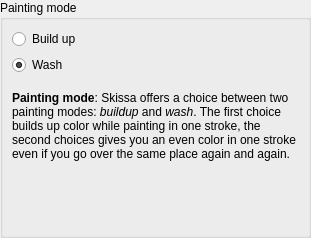
<?xml version="1.0" encoding="utf-8"?>
<ui version="4.0">
 <author>
    SPDX-FileCopyrightText: none
    SPDX-License-Identifier: GPL-3.0-or-later
  </author>
 <class>WdgIncremental</class>
 <widget class="QWidget" name="WdgIncremental">
  <property name="geometry">
   <rect>
    <x>0</x>
    <y>0</y>
    <width>311</width>
    <height>238</height>
   </rect>
  </property>
  <layout class="QVBoxLayout" name="verticalLayout">
   <property name="margin">
    <number>0</number>
   </property>
   <item>
    <widget class="QGroupBox" name="grpIncremental">
     <property name="title">
      <string>Painting mode</string>
     </property>
     <property name="checkable">
      <bool>false</bool>
     </property>
     <property name="checked">
      <bool>false</bool>
     </property>
     <layout class="QGridLayout" name="gridLayout_2">
      <item column="0" row="0">
       <widget class="QRadioButton" name="radioBuildup">
        <property name="text">
         <string>Build up</string>
        </property>
       </widget>
      </item>
      <item column="0" row="1">
       <widget class="QRadioButton" name="radioWash">
        <property name="text">
         <string>Wash</string>
        </property>
        <property name="checked">
         <bool>true</bool>
        </property>
       </widget>
      </item>
      <item column="0" row="3">
       <widget class="QLabel" name="label">
        <property name="toolTip">
         <string>&lt;html&gt;
&lt;p&gt;&lt;b&gt;Note:&lt;/b&gt; this is the same thing as the &quot;incremental&quot; option in the Krita 1.6 freehand tool options.&lt;/p&gt;&lt;/html&gt;</string>
        </property>
        <property name="text">
         <string>&lt;html&gt;
&lt;p&gt;&lt;b&gt;Painting mode&lt;/b&gt;: Skissa offers a choice between two painting modes: &lt;i&gt;buildup&lt;/i&gt; and &lt;i&gt;wash&lt;/i&gt;. The first choice builds up color while painting in one stroke, the second choices gives you an even color in one stroke even if you go over the same place again and again.&lt;/p&gt;&lt;/html&gt;</string>
        </property>
        <property name="textFormat">
         <enum>Qt::RichText</enum>
        </property>
        <property name="wordWrap">
         <bool>true</bool>
        </property>
       </widget>
      </item>
      <item column="0" row="4">
       <spacer name="verticalSpacer">
        <property name="orientation">
         <enum>Qt::Vertical</enum>
        </property>
        <property name="sizeHint" stdset="0">
         <size>
          <width>20</width>
          <height>40</height>
         </size>
        </property>
       </spacer>
      </item>
      <item column="0" row="2">
       <spacer name="verticalSpacer_2">
        <property name="orientation">
         <enum>Qt::Vertical</enum>
        </property>
        <property name="sizeType">
         <enum>QSizePolicy::Fixed</enum>
        </property>
        <property name="sizeHint" stdset="0">
         <size>
          <width>20</width>
          <height>10</height>
         </size>
        </property>
       </spacer>
      </item>
     </layout>
    </widget>
   </item>
  </layout>
 </widget>
 <resources/>
 <connections/>
</ui>
